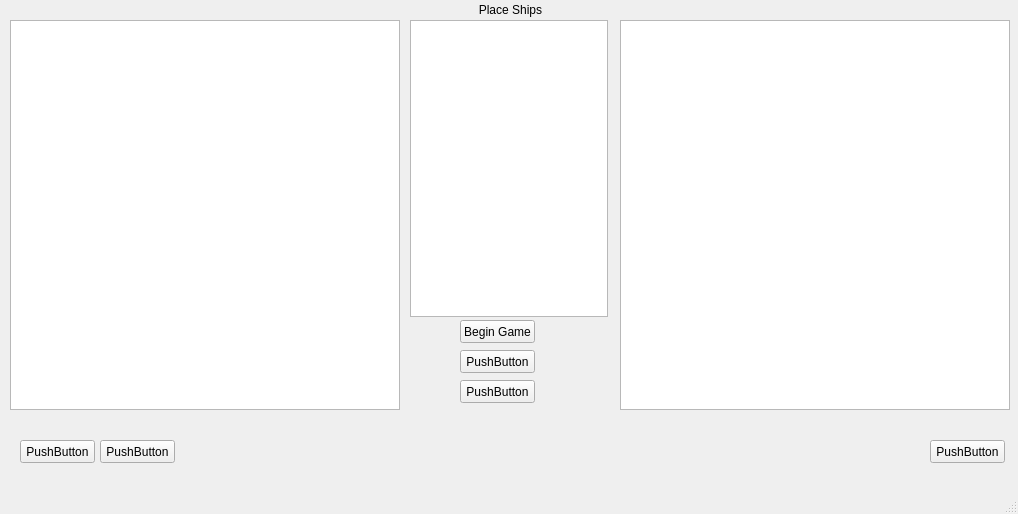
<?xml version="1.0" encoding="UTF-8"?>
<ui version="4.0">
 <class>MainWindow</class>
 <widget class="QMainWindow" name="MainWindow">
  <property name="geometry">
   <rect>
    <x>0</x>
    <y>0</y>
    <width>1018</width>
    <height>514</height>
   </rect>
  </property>
  <property name="minimumSize">
   <size>
    <width>1018</width>
    <height>514</height>
   </size>
  </property>
  <property name="windowTitle">
   <string>MainWindow</string>
  </property>
  <widget class="QWidget" name="centralwidget">
   <widget class="QGraphicsView" name="graphicsView">
    <property name="geometry">
     <rect>
      <x>10</x>
      <y>20</y>
      <width>390</width>
      <height>390</height>
     </rect>
    </property>
    <property name="minimumSize">
     <size>
      <width>390</width>
      <height>390</height>
     </size>
    </property>
    <property name="maximumSize">
     <size>
      <width>390</width>
      <height>390</height>
     </size>
    </property>
   </widget>
   <widget class="QGraphicsView" name="graphicsView_2">
    <property name="geometry">
     <rect>
      <x>620</x>
      <y>20</y>
      <width>390</width>
      <height>390</height>
     </rect>
    </property>
    <property name="minimumSize">
     <size>
      <width>390</width>
      <height>390</height>
     </size>
    </property>
    <property name="maximumSize">
     <size>
      <width>390</width>
      <height>390</height>
     </size>
    </property>
   </widget>
   <widget class="QGraphicsView" name="graphicsView_3">
    <property name="geometry">
     <rect>
      <x>410</x>
      <y>20</y>
      <width>198</width>
      <height>297</height>
     </rect>
    </property>
    <property name="minimumSize">
     <size>
      <width>198</width>
      <height>297</height>
     </size>
    </property>
    <property name="maximumSize">
     <size>
      <width>198</width>
      <height>297</height>
     </size>
    </property>
   </widget>
   <widget class="QLabel" name="phaselabel">
    <property name="geometry">
     <rect>
      <x>410</x>
      <y>0</y>
      <width>201</width>
      <height>20</height>
     </rect>
    </property>
    <property name="text">
     <string>Place Ships</string>
    </property>
    <property name="alignment">
     <set>Qt::AlignCenter</set>
    </property>
   </widget>
   <widget class="QPushButton" name="pushButton_2">
    <property name="geometry">
     <rect>
      <x>460</x>
      <y>320</y>
      <width>75</width>
      <height>23</height>
     </rect>
    </property>
    <property name="text">
     <string>Begin Game</string>
    </property>
   </widget>
   <widget class="QPushButton" name="pushButton_4">
    <property name="enabled">
     <bool>true</bool>
    </property>
    <property name="geometry">
     <rect>
      <x>460</x>
      <y>350</y>
      <width>75</width>
      <height>23</height>
     </rect>
    </property>
    <property name="text">
     <string>PushButton</string>
    </property>
   </widget>
   <widget class="QPushButton" name="pushButton_3">
    <property name="geometry">
     <rect>
      <x>460</x>
      <y>380</y>
      <width>75</width>
      <height>23</height>
     </rect>
    </property>
    <property name="text">
     <string>PushButton</string>
    </property>
   </widget>
   <widget class="QPushButton" name="pushButton">
    <property name="geometry">
     <rect>
      <x>20</x>
      <y>440</y>
      <width>75</width>
      <height>23</height>
     </rect>
    </property>
    <property name="text">
     <string>PushButton</string>
    </property>
   </widget>
   <widget class="QPushButton" name="pushButton_5">
    <property name="geometry">
     <rect>
      <x>100</x>
      <y>440</y>
      <width>75</width>
      <height>23</height>
     </rect>
    </property>
    <property name="text">
     <string>PushButton</string>
    </property>
   </widget>
   <widget class="QPushButton" name="pushButton_6">
    <property name="geometry">
     <rect>
      <x>930</x>
      <y>440</y>
      <width>75</width>
      <height>23</height>
     </rect>
    </property>
    <property name="text">
     <string>PushButton</string>
    </property>
   </widget>
  </widget>
  <widget class="QMenuBar" name="menubar">
   <property name="geometry">
    <rect>
     <x>0</x>
     <y>0</y>
     <width>1018</width>
     <height>25</height>
    </rect>
   </property>
  </widget>
  <widget class="QStatusBar" name="statusbar"/>
 </widget>
 <resources/>
 <connections/>
</ui>
